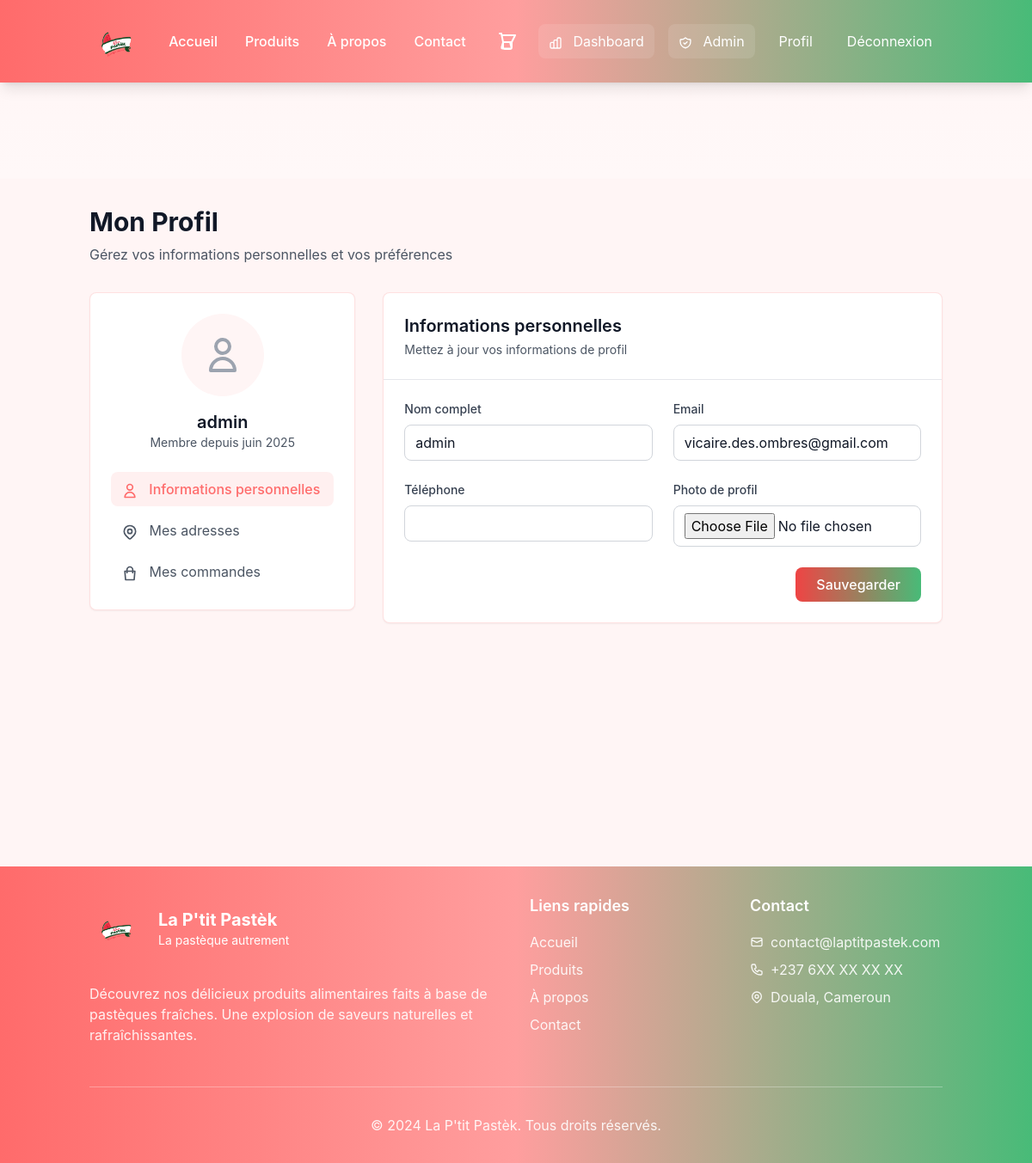
The page /accounts/profile/ (signed in) on the database as committed earlier.
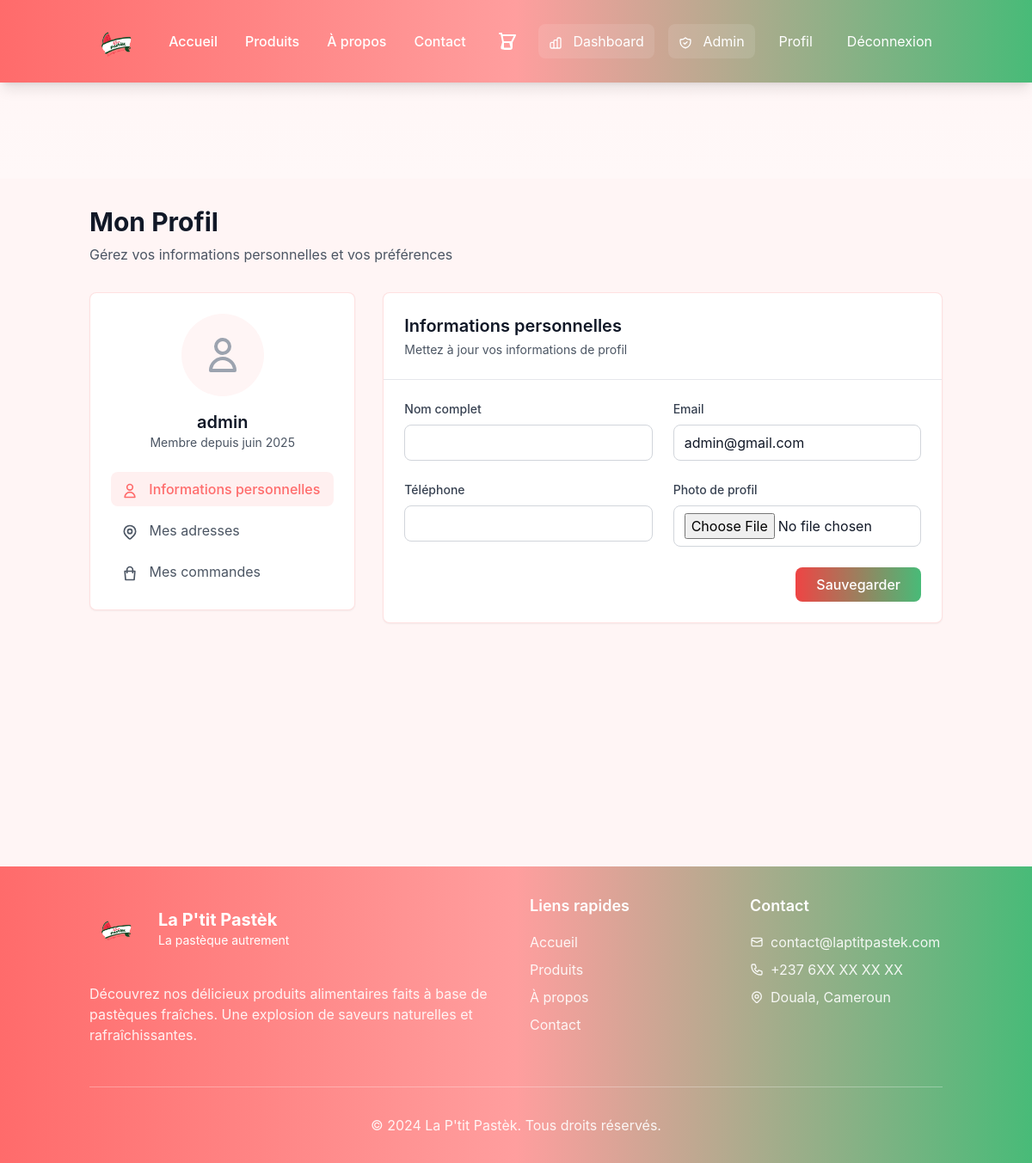
The same page on the database as committed later.
### accounts/models.py (models this page shows, shortened)
class User(AbstractUser):
    full_name = models.CharField(max_length=255, blank=True)
    phone = models.CharField(max_length=20, blank=True)
    avatar = models.ImageField(upload_to='avatars/', blank=True, null=True)
    created_at = models.DateTimeField(auto_now_add=True)
    updated_at = models.DateTimeField(auto_now=True)
    def get_full_name(self):
        return self.full_name or f"{self.first_name} {self.last_name}".strip() or self.username

### accounts/views.py (the view)
# urls.py: path('profile/', views.profile_view, name='profile'),
@login_required
def profile_view(request):
    if request.method == 'POST':
        form = ProfileUpdateForm(request.POST, request.FILES, instance=request.user)
        if form.is_valid():
            form.save()
            messages.success(request, 'Profil mis à jour avec succès !')
            return redirect('accounts:profile')
    else:
        form = ProfileUpdateForm(instance=request.user)
    context = {
        'form': form,
        'user': request.user,
    }
    return render(request, 'accounts/profile.html', context)

### cart/context_processors.py (called while the page is built)
def cart(request):
    cart = get_or_create_cart(request)
    return {
        'cart': cart,
        'cart_items_count': cart.total_items if cart else 0,
        'cart_total': cart.total_price if cart else 0,
    }

### cart/models.py (called while the page is built)
    @property
    def total_items(self):
        return sum(item.quantity for item in self.items.all())

    @property
    def total_price(self):
        return sum(item.get_total_price() for item in self.items.all())

### cart/utils.py (called while the page is built, shortened)
def get_or_create_cart(request):
    cart = None
    if request.user.is_authenticated:
        cart, created = Cart.objects.get_or_create(user=request.user)
        if not created and request.session.session_key:
            session_cart = Cart.objects.filter(session_key=request.session.session_key).first()
    else:
        if not request.session.session_key:
            request.session.create()
        cart, created = Cart.objects.get_or_create(session_key=request.session.session_key)
    return cart

### templates/accounts/profile.html (shortened to what the changed rows need)
{% extends 'base.html' %}
{% block content %}
<div class="min-h-screen bg-watermelon-cream dark:bg-gray-900 py-6 sm:py-8">
    <div class="container mx-auto px-4">
        <div class="mb-8">
            <h1 class="text-2xl sm:text-3xl font-bold text-gray-900 dark:text-white mb-2">
                Mon Profil
            </h1>
        </div>
        <div class="grid grid-cols-1 lg:grid-cols-3 gap-8">
            <div class="lg:col-span-1">
                <div class="bg-white dark:bg-gray-800 border border-watermelon-red/20 dark:border-gray-700 rounded-lg shadow-sm p-6">
                    <div class="text-center mb-6">
                        {% if user.avatar %}
                            <img
                                src="{{ user.avatar.url }}"
                                alt="Photo de profil"
                                class="w-24 h-24 rounded-full mx-auto mb-4 object-cover"
                            />
                        {% else %}
                            <div class="w-24 h-24 rounded-full mx-auto mb-4 bg-watermelon-cream dark:bg-gray-700 flex items-center justify-center">
                                <svg class="w-12 h-12 text-gray-400" fill="none" stroke="currentColor" viewBox="0 0 24 24">
                                    <path stroke-linecap="round" stroke-linejoin="round" stroke-width="2" d="M16 7a4 4 0 11-8 0 4 4 0 018 0zM12 14a7 7 0 00-7 7h14a7 7 0 00-7-7z"></path>
                                </svg>
                            </div>
                        {% endif %}
                        <h2 class="text-xl font-semibold text-gray-900 dark:text-white">
                            {{ user.get_full_name|default:user.email }}
                        </h2>
                        <p class="text-sm text-gray-600 dark:text-gray-300">
                            Membre depuis {{ user.date_joined|date:"F Y" }}
                        </p>
                    </div>
                </div>
            </div>
            <div class="lg:col-span-2">
                <div id="profile-section" class="profile-section">
                    <div class="bg-white dark:bg-gray-800 border border-watermelon-red/20 dark:border-gray-700 rounded-lg shadow-sm">
                        <div class="p-6 border-b border-gray-200 dark:border-gray-700">
                            <h2 class="text-xl font-semibold text-gray-900 dark:text-white">
                                Informations personnelles
                            </h2>
                        </div>
                        <div class="p-6">
                            <form method="post" enctype="multipart/form-data">
                                <div class="grid grid-cols-1 md:grid-cols-2 gap-6">
                                    <div>
                                        <label for="{{ form.full_name.id_for_label }}" class="block text-sm font-medium text-gray-700 dark:text-gray-300 mb-2">
                                            Nom complet
                                        </label>
                                        {{ form.full_name }}
                                    </div>
                                    <div>
                                        <label for="{{ form.email.id_for_label }}" class="block text-sm font-medium text-gray-700 dark:text-gray-300 mb-2">
                                            Email
                                        </label>
                                        {{ form.email }}
                                    </div>
                                    <div>
                                        <label for="{{ form.phone.id_for_label }}" class="block text-sm font-medium text-gray-700 dark:text-gray-300 mb-2">
                                            Téléphone
                                        </label>
                                        {{ form.phone }}
                                    </div>
                                    <div>
                                        <label for="{{ form.avatar.id_for_label }}" class="block text-sm font-medium text-gray-700 dark:text-gray-300 mb-2">
                                            Photo de profil
                                        </label>
                                        {{ form.avatar }}
                                    </div>
                                </div>
                            </form>
                        </div>
                    </div>
                </div>
            </div>
        </div>
    </div>
</div>
{% endblock %}

Rows that differ between the two databases and show on the page:
changed User "admin": full_name "admin" → (not shown); email "vicaire.des.ombres@gmail.com" → "admin@gmail.com"
